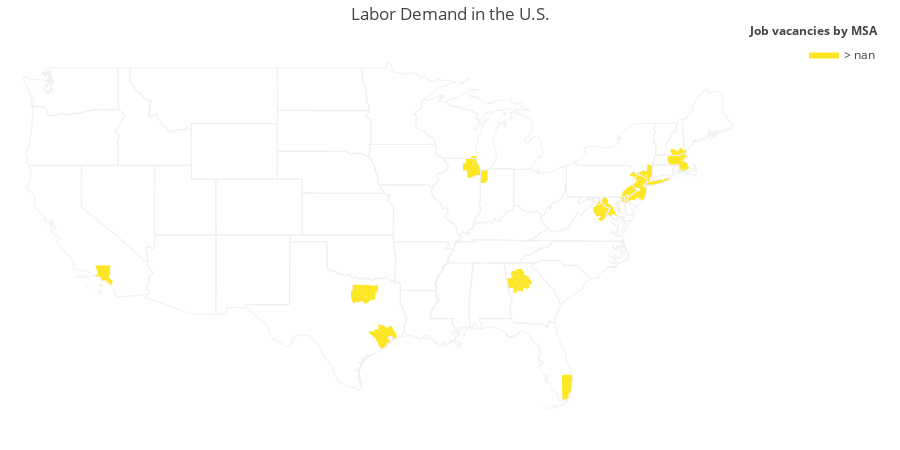

The code cell stored with this chart in its notebook:
### Code cell
values = metro_df.jk.tolist()
endpts = list(np.mgrid[min(values):max(values):5j])
fig = ff.create_choropleth(fips=fips, values=values, binning_endpoints=endpts, legend_title='Job vacancies by MSA', title='Labor Demand in the U.S.')
fig.layout.template = None
fig.show()
